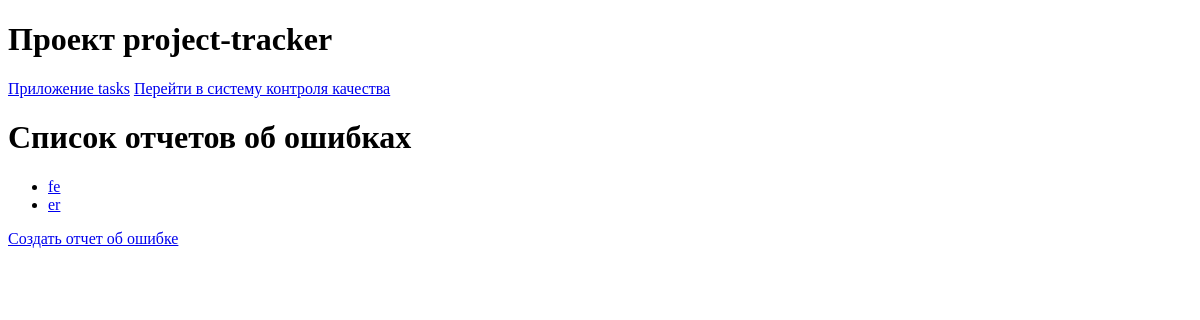
The app's page /quality_control/bugs/, older data.
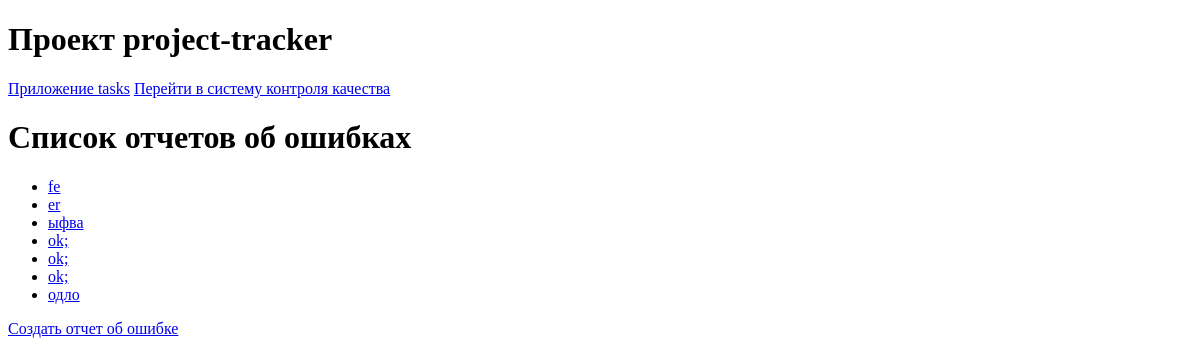
The same page, newer data.
### quality_control/models.py (models this page shows, shortened)
class BugReport(models.Model):
    STATUS_CHOICES = [('New', 'Новая'), ('In_progress', 'В работе'), ('Completed', 'Завершена')]
    title = models.CharField(max_length=255)
    description = models.TextField()
    project = models.ForeignKey(Project, on_delete=models.CASCADE)
    task = models.ForeignKey(Task, on_delete=models.SET_NULL, null=True)
    status = models.CharField(max_length=50, choices=STATUS_CHOICES, default='New')
    priority = models.IntegerField(choices=((1, 'Low'), (2, 'Medium'), (3, 'High'), (4, 'Critical')))
    created_at = models.DateTimeField(auto_now_add=True)
    updated_at = models.DateTimeField(auto_now=True)

### quality_control/views.py (the view)
# urls.py: path('bugs/', views.bug_list, name='bug_list'),
def bug_list(request):
    bugs = BugReport.objects.all()
    return render(request, 'quality_control/bug_list.html', {'bugs': bugs})

### quality_control/templates/quality_control/bug_list.html
{% extends 'base/base.html' %}
{% block content %}
    <h1>Список отчетов об ошибках</h1>
    <ul>
        {% for bug in bugs %}
            <li><a href="{% url 'quality_control:bug_detail' bug.id %}">{{ bug.title }}</a></li>
        {% endfor %}
    </ul>
    <a href="{% url 'quality_control:bug_report_create' %}">Создать отчет об ошибке</a>
{% endblock %}

Row changes from the older to the newer data that the page shows:
added BugReport: title "ыфва"
added BugReport: title "ok;"
added BugReport: title "ok;"
added BugReport: title "ok;"
added BugReport: title "одло"
